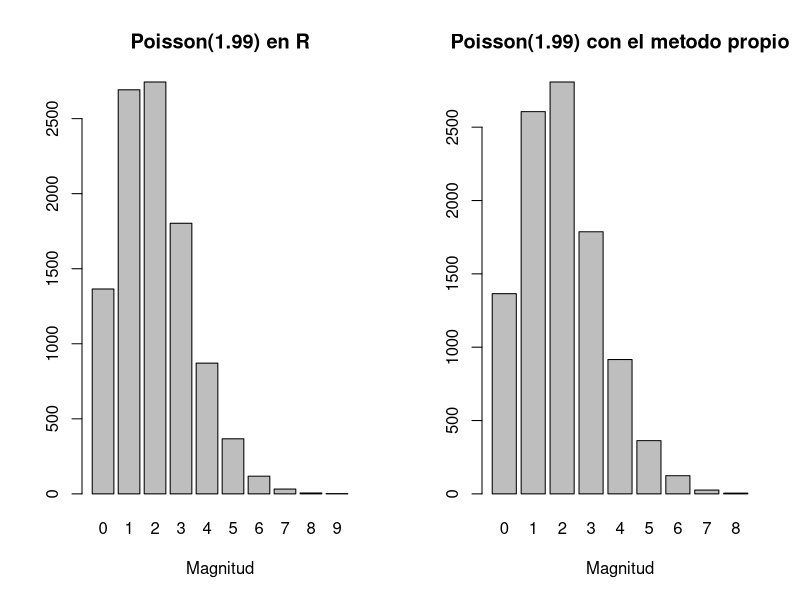
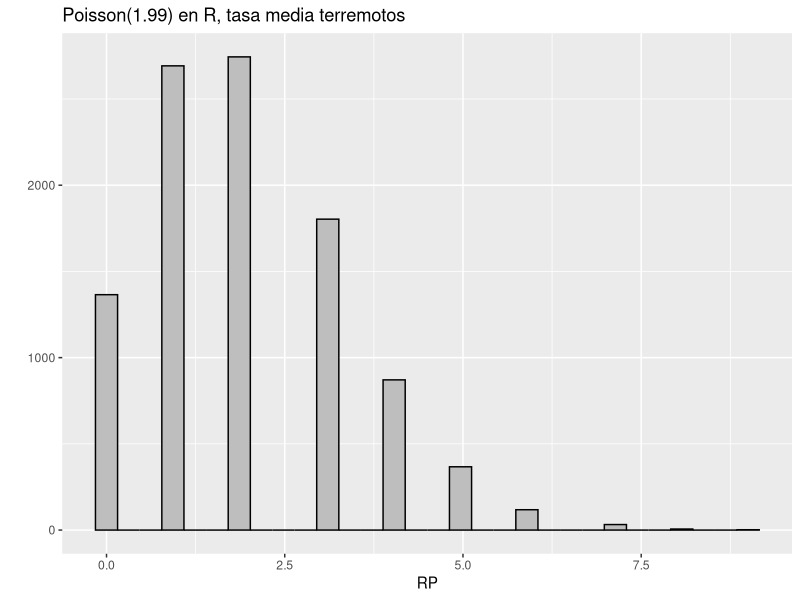
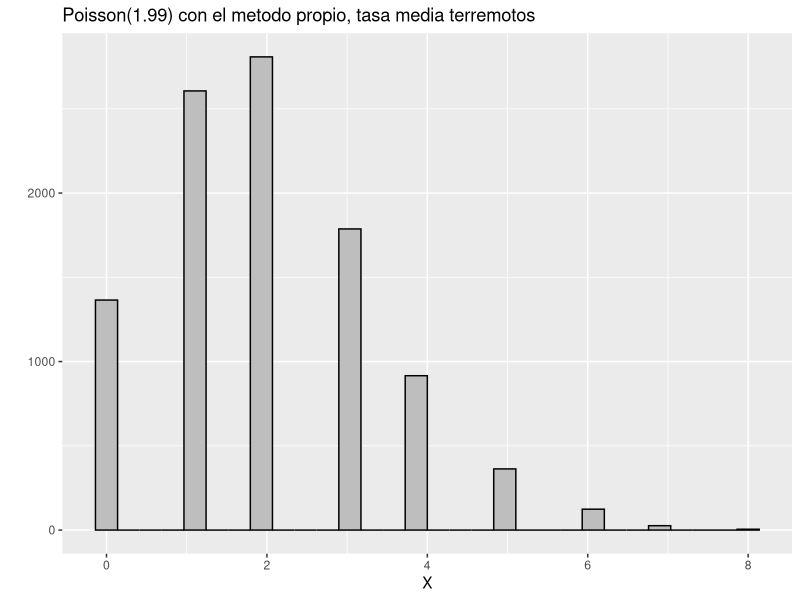
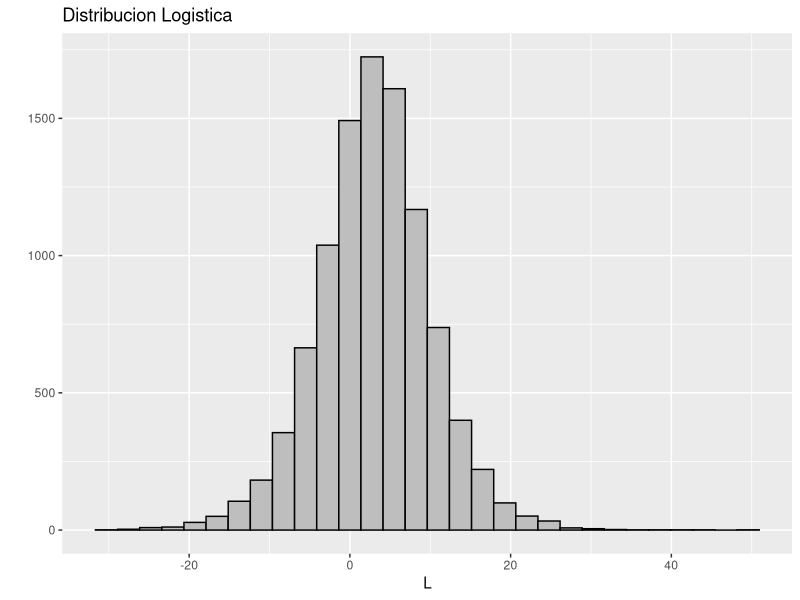
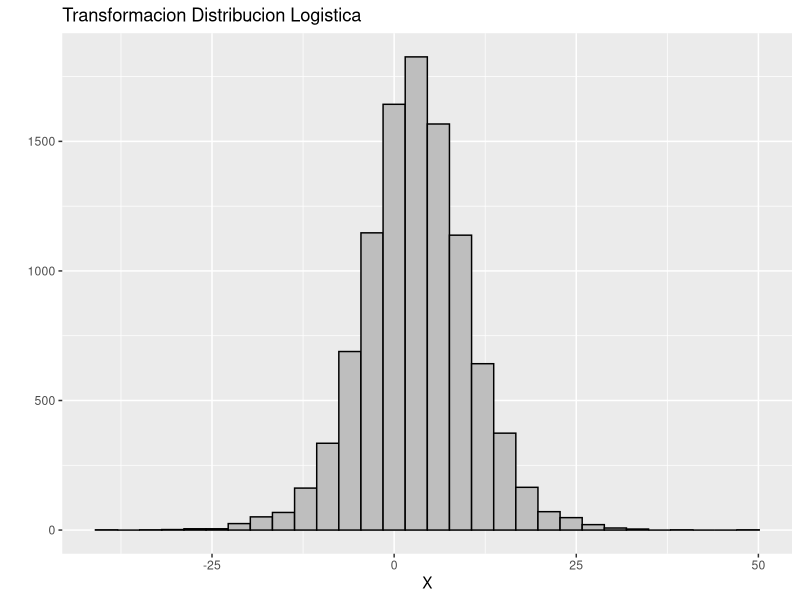
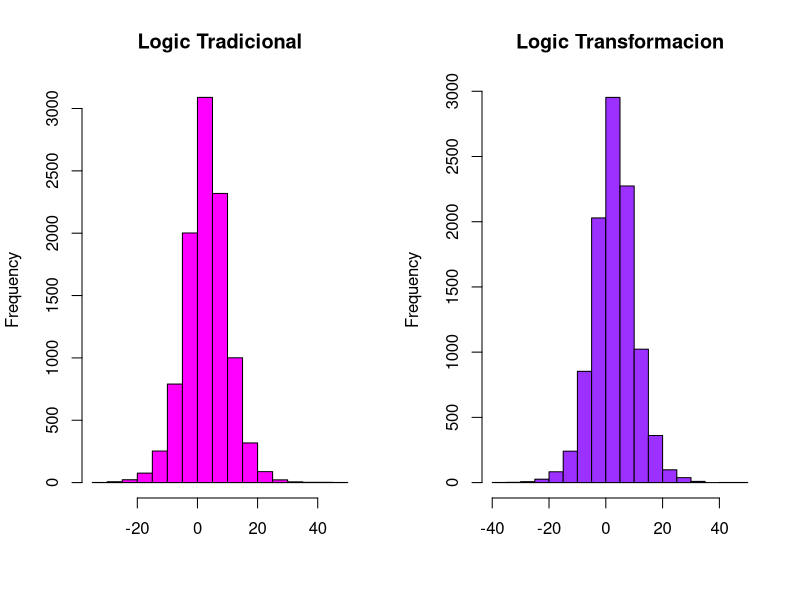

These figures' R source, in order:
#-----------------------------------#
# Kevin Steven Garcia Chica
# Cesar A. Saavedra 
# Simulacion Estadistica Trabajo 1
#-----------------------------------#
suppressMessages(library(ggplot2))

#-----------------------------------#
# Distribucion Poisson:
#-----------------------------------#
nsim=10000
l=1.99 #Parametro del articulo, Media de terremotos por a??o.

# Poisson con R #
RP <- rpois(nsim,l)

# Poisson con metodo propio #
N=nsim
X<-c()
for (j in 1:N) {
  U<-runif(1)
  i=0 ; F=P=exp(-l)
  while (U>=F) {
    P=(l/(i+1))*P
    F=F+P
    i=i+1
  }
  X[j]=i
}

#Grafico#
x11()
par(mfrow=c(1,2))
barplot(table(RP), main="Poisson(1.99) en R", xlab="Magnitud", ylab="")
barplot(table(X), main="Poisson(1.99) con el metodo propio", xlab="Magnitud", ylab="")

qplot(RP,main="Poisson(1.99) en R, tasa media terremotos", col=I("black"), fill=I("grey"))
qplot(X,main="Poisson(1.99) con el metodo propio, tasa media terremotos", col=I("black"), fill=I("grey"))

#-----------------------------------#
#Distribucion Logistic:
#-----------------------------------#
# M. tradicional #
L <- rlogis(nsim, 3,4)

# Transformada Inversa #
a=3
b=4
U <- runif(nsim,0,1)
X = a + b*log((U)/(1-U))

datos <- data.frame(L,X)

#Grafico#
qplot(L, main="Distribucion Logistica", col=I("black"), fill=I("grey")) 
qplot(X, main="Transformacion Distribucion Logistica", col=I("black"), fill=I("grey"))


#Grafico#
x11()
par(mfrow=c(1,2))
hist((L), main="Logic Tradicional", freq=F, xlab="", yalb="", col="magenta1", bty="n")
hist((X), main="Logic Transformacion", freq=F, xlab="", yalb="", col="purple1", bty="n") 


#Generacion variable de respuesta Y:
Y<-c(rep(0,7000),rep(1,7000)) # 0:Clientes malos, 1:Clientes buenos
